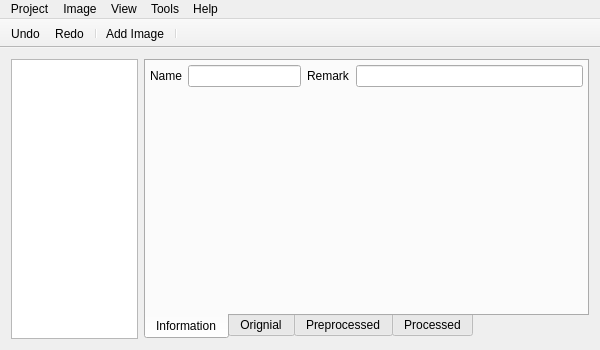
<?xml version="1.0" encoding="UTF-8"?>
<ui version="4.0">
 <class>MainWindow</class>
 <widget class="QMainWindow" name="MainWindow">
  <property name="geometry">
   <rect>
    <x>0</x>
    <y>0</y>
    <width>600</width>
    <height>350</height>
   </rect>
  </property>
  <property name="sizePolicy">
   <sizepolicy hsizetype="Preferred" vsizetype="Preferred">
    <horstretch>0</horstretch>
    <verstretch>0</verstretch>
   </sizepolicy>
  </property>
  <property name="windowTitle">
   <string>CAIGA</string>
  </property>
  <property name="windowIcon">
   <iconset resource="app.qrc">
    <normaloff>:/icons/Oxygen/icons/caiga.png</normaloff>:/icons/Oxygen/icons/caiga.png</iconset>
  </property>
  <property name="locale">
   <locale language="English" country="UnitedKingdom"/>
  </property>
  <widget class="QWidget" name="centralWidget">
   <layout class="QHBoxLayout" name="horizontalLayout">
    <item>
     <widget class="QListView" name="imageList">
      <property name="sizePolicy">
       <sizepolicy hsizetype="Expanding" vsizetype="Expanding">
        <horstretch>2</horstretch>
        <verstretch>0</verstretch>
       </sizepolicy>
      </property>
      <property name="editTriggers">
       <set>QAbstractItemView::NoEditTriggers</set>
      </property>
      <property name="dragEnabled">
       <bool>false</bool>
      </property>
      <property name="dragDropMode">
       <enum>QAbstractItemView::DropOnly</enum>
      </property>
     </widget>
    </item>
    <item>
     <widget class="QTabWidget" name="imageTabs">
      <property name="sizePolicy">
       <sizepolicy hsizetype="Expanding" vsizetype="Expanding">
        <horstretch>7</horstretch>
        <verstretch>0</verstretch>
       </sizepolicy>
      </property>
      <property name="tabPosition">
       <enum>QTabWidget::South</enum>
      </property>
      <property name="currentIndex">
       <number>0</number>
      </property>
      <widget class="QWidget" name="infoTab">
       <attribute name="title">
        <string>Information</string>
       </attribute>
       <layout class="QGridLayout" name="gridLayout">
        <property name="margin">
         <number>4</number>
        </property>
        <item row="0" column="1">
         <widget class="QLineEdit" name="nameEdit">
          <property name="sizePolicy">
           <sizepolicy hsizetype="Expanding" vsizetype="Fixed">
            <horstretch>1</horstretch>
            <verstretch>0</verstretch>
           </sizepolicy>
          </property>
         </widget>
        </item>
        <item row="0" column="0">
         <widget class="QLabel" name="nameLabel">
          <property name="sizePolicy">
           <sizepolicy hsizetype="Minimum" vsizetype="Fixed">
            <horstretch>0</horstretch>
            <verstretch>0</verstretch>
           </sizepolicy>
          </property>
          <property name="text">
           <string>Name</string>
          </property>
         </widget>
        </item>
        <item row="0" column="2">
         <widget class="QLabel" name="remarkLabel">
          <property name="sizePolicy">
           <sizepolicy hsizetype="Minimum" vsizetype="Fixed">
            <horstretch>0</horstretch>
            <verstretch>0</verstretch>
           </sizepolicy>
          </property>
          <property name="text">
           <string>Remark</string>
          </property>
         </widget>
        </item>
        <item row="0" column="3">
         <widget class="QLineEdit" name="remarkEdit">
          <property name="sizePolicy">
           <sizepolicy hsizetype="Expanding" vsizetype="Fixed">
            <horstretch>2</horstretch>
            <verstretch>0</verstretch>
           </sizepolicy>
          </property>
         </widget>
        </item>
        <item row="1" column="0" colspan="4">
         <widget class="QLabel" name="infoLabel">
          <property name="text">
           <string/>
          </property>
         </widget>
        </item>
       </layout>
      </widget>
      <widget class="QWidget" name="origTab">
       <attribute name="title">
        <string>Orignial</string>
       </attribute>
       <layout class="QHBoxLayout" name="horizontalLayout_2">
        <property name="margin">
         <number>0</number>
        </property>
        <item>
         <widget class="QImageViewer" name="origLabel" native="true"/>
        </item>
       </layout>
      </widget>
      <widget class="QWidget" name="preprocessedTab">
       <attribute name="title">
        <string>Preprocessed</string>
       </attribute>
       <layout class="QHBoxLayout" name="horizontalLayout_3">
        <property name="margin">
         <number>0</number>
        </property>
        <item>
         <widget class="QImageViewer" name="preLabel" native="true"/>
        </item>
       </layout>
      </widget>
      <widget class="QWidget" name="processedTab">
       <attribute name="title">
        <string>Processed</string>
       </attribute>
       <layout class="QHBoxLayout" name="horizontalLayout_4">
        <property name="margin">
         <number>0</number>
        </property>
        <item>
         <widget class="QImageViewer" name="proLabel" native="true"/>
        </item>
       </layout>
      </widget>
     </widget>
    </item>
   </layout>
  </widget>
  <widget class="QMenuBar" name="menuBar">
   <property name="geometry">
    <rect>
     <x>0</x>
     <y>0</y>
     <width>600</width>
     <height>24</height>
    </rect>
   </property>
   <widget class="QMenu" name="menuProject">
    <property name="title">
     <string>Project</string>
    </property>
    <addaction name="actionNew_Project"/>
    <addaction name="actionOpen_Project"/>
    <addaction name="actionRecent"/>
    <addaction name="separator"/>
    <addaction name="actionSave_Project"/>
    <addaction name="actionSave_Project_As"/>
    <addaction name="actionRevert_Project_to_Saved"/>
    <addaction name="separator"/>
    <addaction name="actionClose_Project"/>
    <addaction name="separator"/>
    <addaction name="actionQuit"/>
   </widget>
   <widget class="QMenu" name="menuImage">
    <property name="title">
     <string>Image</string>
    </property>
    <addaction name="actionAddImgDisk"/>
    <addaction name="actionAddImgCamera"/>
   </widget>
   <widget class="QMenu" name="menuTools">
    <property name="title">
     <string>Tools</string>
    </property>
    <addaction name="actionExport_As"/>
    <addaction name="actionProject_Properties"/>
    <addaction name="separator"/>
    <addaction name="actionOptions"/>
   </widget>
   <widget class="QMenu" name="menuHelp">
    <property name="title">
     <string>Help</string>
    </property>
    <addaction name="actionHelp"/>
    <addaction name="separator"/>
    <addaction name="actionAbout_CAIGA"/>
    <addaction name="actionAbout_Qt"/>
   </widget>
   <widget class="QMenu" name="menuView">
    <property name="title">
     <string>View</string>
    </property>
    <addaction name="actionLeftPanel_Menu"/>
    <addaction name="actionToolbar_Menu"/>
   </widget>
   <addaction name="menuProject"/>
   <addaction name="menuImage"/>
   <addaction name="menuView"/>
   <addaction name="menuTools"/>
   <addaction name="menuHelp"/>
  </widget>
  <widget class="QToolBar" name="mainToolBar">
   <property name="windowTitle">
    <string>Toolbar</string>
   </property>
   <property name="movable">
    <bool>false</bool>
   </property>
   <property name="iconSize">
    <size>
     <width>32</width>
     <height>32</height>
    </size>
   </property>
   <property name="toolButtonStyle">
    <enum>Qt::ToolButtonFollowStyle</enum>
   </property>
   <property name="floatable">
    <bool>false</bool>
   </property>
   <attribute name="toolBarArea">
    <enum>TopToolBarArea</enum>
   </attribute>
   <attribute name="toolBarBreak">
    <bool>false</bool>
   </attribute>
   <addaction name="actionUndo"/>
   <addaction name="actionRedo"/>
   <addaction name="separator"/>
   <addaction name="actionAddImgDisk_toolbar"/>
   <addaction name="separator"/>
  </widget>
  <action name="actionNew_Project">
   <property name="text">
    <string>New Project</string>
   </property>
  </action>
  <action name="actionOpen_Project">
   <property name="text">
    <string>Open Project</string>
   </property>
   <property name="toolTip">
    <string>Open An Existing Project From Disk</string>
   </property>
  </action>
  <action name="actionRecent">
   <property name="text">
    <string>Recent Projects</string>
   </property>
   <property name="toolTip">
    <string>Open Recent Opened Projects</string>
   </property>
  </action>
  <action name="actionSave_Project">
   <property name="text">
    <string>Save Project</string>
   </property>
  </action>
  <action name="actionSave_Project_As">
   <property name="text">
    <string>Save Project As...</string>
   </property>
  </action>
  <action name="actionRevert_Project_to_Saved">
   <property name="text">
    <string>Revert Project to Saved</string>
   </property>
  </action>
  <action name="actionClose_Project">
   <property name="text">
    <string>Close Project</string>
   </property>
  </action>
  <action name="actionQuit">
   <property name="text">
    <string>Quit</string>
   </property>
  </action>
  <action name="actionAddImgDisk">
   <property name="text">
    <string>Add Image From Disk</string>
   </property>
  </action>
  <action name="actionAddImgCamera">
   <property name="text">
    <string>Add Image From Camera</string>
   </property>
  </action>
  <action name="actionOptions">
   <property name="text">
    <string>Options</string>
   </property>
  </action>
  <action name="actionAbout_CAIGA">
   <property name="text">
    <string>About CAIGA</string>
   </property>
  </action>
  <action name="actionHelp">
   <property name="text">
    <string>Help</string>
   </property>
  </action>
  <action name="actionProject_Properties">
   <property name="text">
    <string>Project Properties</string>
   </property>
  </action>
  <action name="actionUndo">
   <property name="text">
    <string>Undo</string>
   </property>
   <property name="toolTip">
    <string>Undo the Last Step</string>
   </property>
  </action>
  <action name="actionRedo">
   <property name="text">
    <string>Redo</string>
   </property>
   <property name="toolTip">
    <string>Redo the Last Undone Step</string>
   </property>
  </action>
  <action name="actionAbout_Qt">
   <property name="text">
    <string>About Qt</string>
   </property>
  </action>
  <action name="actionExport_As">
   <property name="text">
    <string>Export As...</string>
   </property>
  </action>
  <action name="actionAddImgDisk_toolbar">
   <property name="text">
    <string>Add Image</string>
   </property>
   <property name="toolTip">
    <string>Add Image from Disk</string>
   </property>
  </action>
  <action name="actionLeftPanel_Menu">
   <property name="checkable">
    <bool>true</bool>
   </property>
   <property name="checked">
    <bool>true</bool>
   </property>
   <property name="text">
    <string>Left Panel</string>
   </property>
  </action>
  <action name="actionToolbar_Menu">
   <property name="checkable">
    <bool>true</bool>
   </property>
   <property name="checked">
    <bool>true</bool>
   </property>
   <property name="text">
    <string>Toolbar</string>
   </property>
  </action>
 </widget>
 <layoutdefault spacing="6" margin="11"/>
 <customwidgets>
  <customwidget>
   <class>QImageViewer</class>
   <extends>QWidget</extends>
   <header>qimageviewer.h</header>
   <container>1</container>
  </customwidget>
 </customwidgets>
 <resources>
  <include location="app.qrc"/>
 </resources>
 <connections>
  <connection>
   <sender>actionQuit</sender>
   <signal>triggered()</signal>
   <receiver>MainWindow</receiver>
   <slot>close()</slot>
   <hints>
    <hint type="sourcelabel">
     <x>-1</x>
     <y>-1</y>
    </hint>
    <hint type="destinationlabel">
     <x>202</x>
     <y>153</y>
    </hint>
   </hints>
  </connection>
  <connection>
   <sender>actionToolbar_Menu</sender>
   <signal>toggled(bool)</signal>
   <receiver>mainToolBar</receiver>
   <slot>setVisible(bool)</slot>
   <hints>
    <hint type="sourcelabel">
     <x>-1</x>
     <y>-1</y>
    </hint>
    <hint type="destinationlabel">
     <x>299</x>
     <y>36</y>
    </hint>
   </hints>
  </connection>
  <connection>
   <sender>actionLeftPanel_Menu</sender>
   <signal>toggled(bool)</signal>
   <receiver>imageList</receiver>
   <slot>setVisible(bool)</slot>
   <hints>
    <hint type="sourcelabel">
     <x>-1</x>
     <y>-1</y>
    </hint>
    <hint type="destinationlabel">
     <x>41</x>
     <y>188</y>
    </hint>
   </hints>
  </connection>
 </connections>
</ui>
